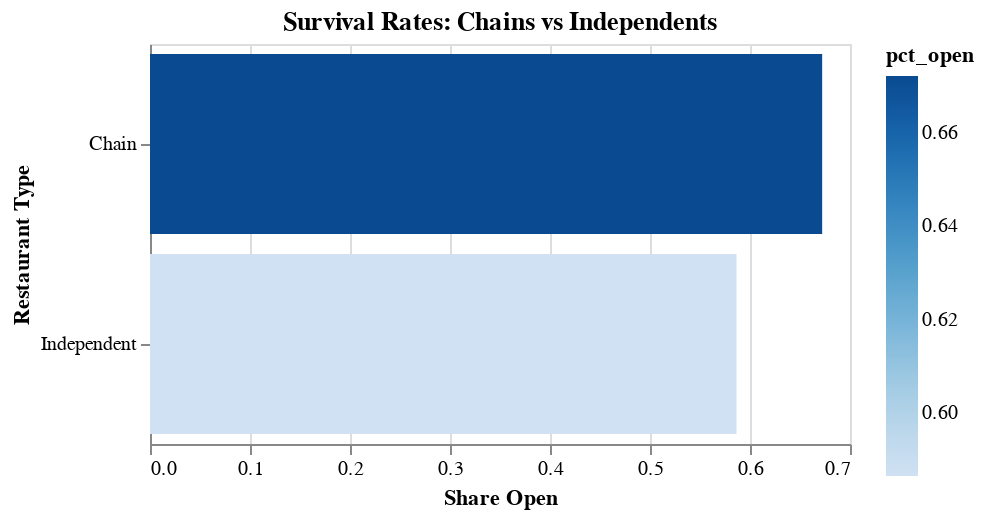

Notebook code cell kept with this figure:
### Code cell
chain_chart = (
    alt.Chart(chain_summary)
      .mark_bar()
      .encode(
          x=alt.X("pct_open:Q", title="Share Open"),
          y=alt.Y("chain_label:N", sort="-x", title="Restaurant Type"),
          color=alt.Color("pct_open:Q", scale=alt.Scale(scheme="blues")),
          tooltip=["chain_label:N", "pct_open:Q", "n:Q"]
      )
      .properties(
          title="Survival Rates: Chains vs Independents",
          width=350,
          height=200
      )
)

chain_chart

### Figure 1 — Vega-Lite specification as saved in the notebook (floating-point values rounded to 4 significant figures)
{"config": {"view": {"continuousWidth": 300, "continuousHeight": 300}}, "data": {"name": "data-dca81fd14b901de94aea92b17eed9352"}, "mark": {"type": "bar"}, "encoding": {"color": {"field": "pct_open", "scale": {"scheme": "blues"}, "type": "quantitative"}, "tooltip": [{"field": "chain_label", "type": "nominal"}, {"field": "pct_open", "type": "quantitative"}, {"field": "n", "type": "quantitative"}], "x": {"field": "pct_open", "title": "Share Open", "type": "quantitative"}, "y": {"field": "chain_label", "sort": "-x", "title": "Restaurant Type", "type": "nominal"}}, "height": 200, "title": "Survival Rates: Chains vs Independents", "width": 350, "$schema": "https://vega.github.io/schema/vega-lite/v5.20.1.json", "datasets": {"data-dca81fd14b901de94aea92b17eed9352": [{"is_chain": false, "pct_open": 0.5865, "n": 4764, "chain_label": "Independent"}, {"is_chain": true, "pct_open": 0.6722, "n": 1092, "chain_label": "Chain"}]}}
